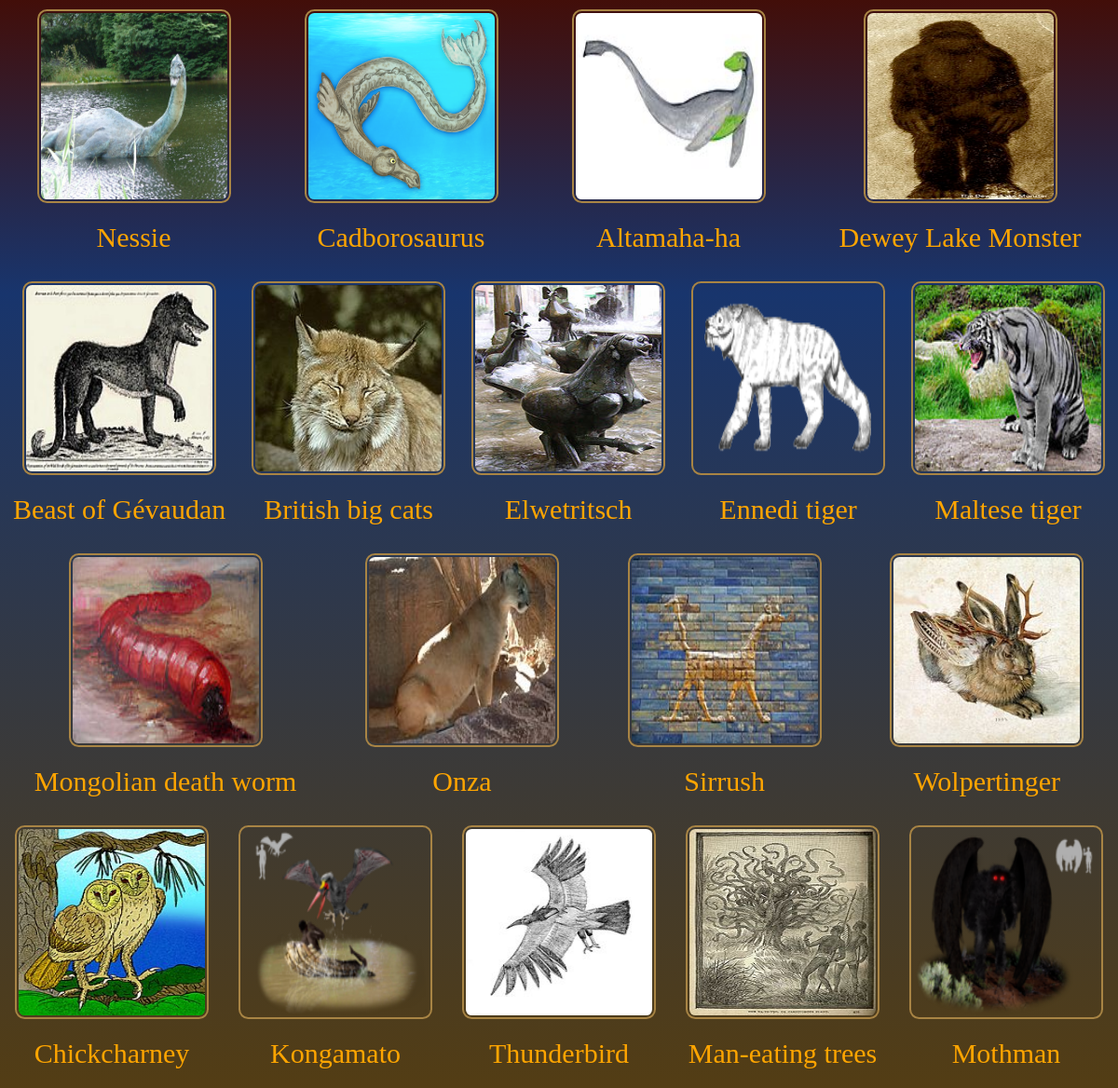
The page / on the database its author committed.
### cage/models.py (models this page shows, shortened)
class Cryptid(models.Model):
    text = models.CharField(max_length=200)
    pub_date = models.DateTimeField("date published")
    image = models.ImageField(upload_to="cryptids/")
    discovery_date = models.DateField(null=True)

### cage/views.py (the view)
# urls.py: path("", views.allCryptids, name="cryptids"),
def allCryptids(request):
    content = {"cryptids": Cryptid.objects.all()}
    return render(request, "cage/index.html", content)

### cage/templates/cage/index.html (shortened to what this page needs)
{% extends "base.html" %}
{% load static %}
{% block css %}<link rel="stylesheet" type="text/css" href="{% static 'cage/all.css' %}" /> {% endblock %}
{% block content %}
<div class="cryptids">
{% for cryptid in cryptids %}
<div class="cryptidInfo">
    {% if cryptid.image %}
<img src="{{ cryptid.image.url }}" alt="image">
{% endif %}
<a href="{% url 'cryptid' cryptid.id %}" id="text">
    {{ cryptid.text }}
</a>
</div>
{% empty %}
    <li>No Cryptids</li>
{% endfor %}
</div>
{% endblock %}

### cage/static/cage/all.css (style rules this page uses)
body, html { height: 100%; width: 100%; margin: 0; }
body { background: linear-gradient(to bottom, rgb(66, 14, 9) 0%, rgb(24, 53, 109) 27%, rgb(83, 61, 20) 100%); }
.cryptids { display: flex; flex-wrap: wrap; align-items: center; justify-content: space-around; }
.cryptidInfo { display: flex; flex-direction: column; align-items: center; }
img { margin: 10px; padding: 2px; border: rgb(168, 132, 68) solid 2px; border-radius: 5%; width: 200px; height: 200px; }
#text { text-align: center; padding: 10px; padding-bottom: 20px; color: rgb(104, 75, 26); font-size: 30px; font-family: "Cormorant Unicase"; color: orange; text-decoration: none; }

### rows shown on the page
Cryptid: image (picture), text "Nessie"
Cryptid: image (picture), text "Cadborosaurus"
Cryptid: image (picture), text "Altamaha-ha"
Cryptid: image (picture), text "Dewey Lake Monster"
Cryptid: image (picture), text "Beast of Gévaudan"
Cryptid: image (picture), text "British big cats"
Cryptid: image (picture), text "Elwetritsch"
Cryptid: image (picture), text "Ennedi tiger"
Cryptid: image (picture), text "Maltese tiger"
Cryptid: image (picture), text "Mongolian death worm"
Cryptid: image (picture), text "Onza"
Cryptid: image (picture), text "Sirrush"
Cryptid: image (picture), text "Wolpertinger"
Cryptid: image (picture), text "Chickcharney"
Cryptid: image (picture), text "Kongamato"
Cryptid: image (picture), text "Thunderbird"
Cryptid: image (picture), text "Man-eating trees"
Cryptid: image (picture), text "Mothman"
